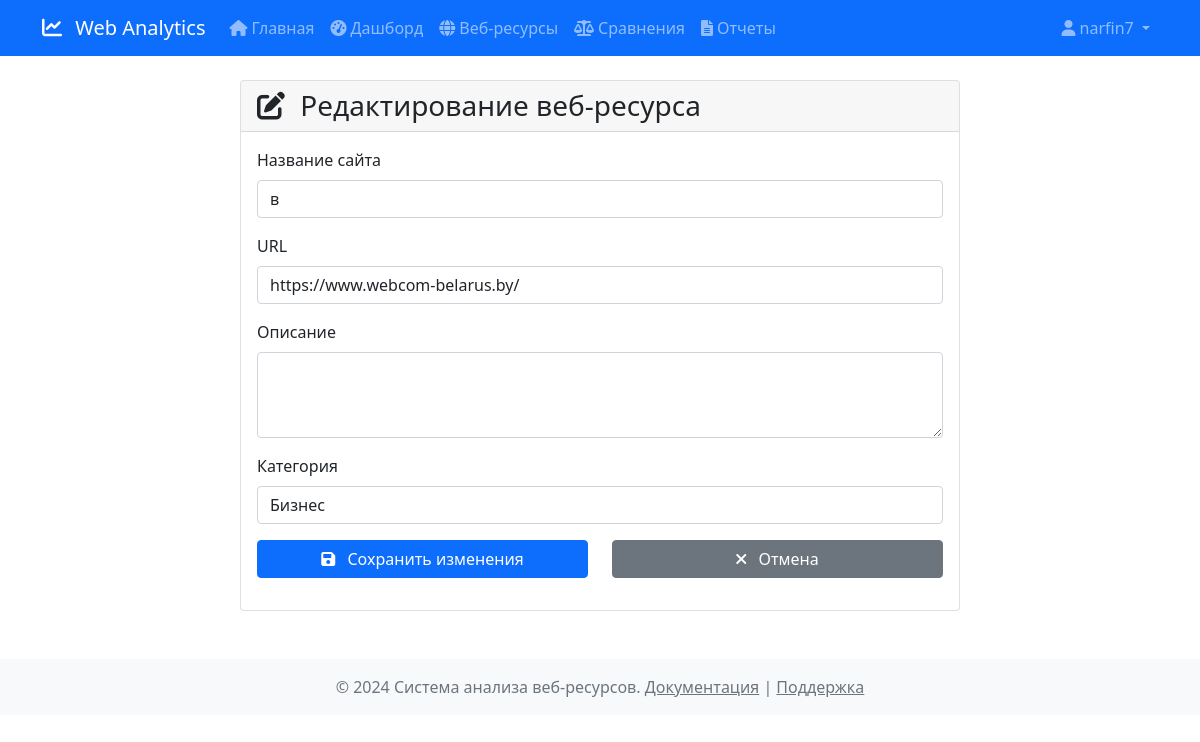
The app's page /website/2/edit (signed in) with its own data.
### models.py (models this page shows, shortened)
class User(UserMixin, db.Model):
    __tablename__ = 'users'
    id = db.Column(db.Integer, primary_key=True)
    username = db.Column(db.String(80), unique=True, nullable=False)
    email = db.Column(db.String(120), unique=True, nullable=False)
    password_hash = db.Column(db.String(255), nullable=False)
    role = db.Column(db.Enum('admin', 'analyst', 'viewer', name='user_role'), default='viewer')
    created_at = db.Column(db.TIMESTAMP, default=datetime.utcnow)
    updated_at = db.Column(db.TIMESTAMP, default=datetime.utcnow, onupdate=datetime.utcnow)
    is_active = db.Column(db.Boolean, default=True)
    websites = db.relationship('Website', backref='creator', lazy=True)
    analyses = db.relationship('Analysis', backref='user', lazy=True)
    comparisons = db.relationship('Comparison', backref='user', lazy=True)
    api_keys = db.relationship('ApiKey', backref='user', lazy=True)
    def is_admin(self):
        return self.role == 'admin'

class Website(db.Model):
    __tablename__ = 'websites'
    id = db.Column(db.Integer, primary_key=True)
    url = db.Column(db.String(2048), nullable=False)
    name = db.Column(db.String(255), nullable=False)
    description = db.Column(db.Text)
    category = db.Column(db.String(100))
    created_by = db.Column(db.Integer, db.ForeignKey('users.id'), nullable=True)
    created_at = db.Column(db.TIMESTAMP, default=datetime.utcnow)
    updated_at = db.Column(db.TIMESTAMP, default=datetime.utcnow, onupdate=datetime.utcnow)
    is_active = db.Column(db.Boolean, default=True)
    analyses = db.relationship('Analysis', backref='website', lazy=True, cascade='all, delete-orphan')

### routes/main.py (the view, shortened to what this page needs)
@main_bp.route('/website/<int:id>/edit', methods=['GET', 'POST'])
@login_required
def edit_website(id):
    website = Website.query.get_or_404(id)
    if not current_user.is_admin() and website.created_by != current_user.id:
        flash('У вас нет прав для редактирования этого ресурса', 'error')
        return redirect(url_for('main.websites'))
    return render_template('edit_website.html', website=website)

### templates/edit_website.html (shortened to what this page needs)
{% extends "base.html" %}
{% block content %}
<div class="container mt-4">
    <div class="row">
        <div class="col-lg-8 mx-auto">
            <div class="card">
                <div class="card-header">
                    <h3 class="mb-0">
                        <i class="fas fa-edit me-2"></i>
                        Редактирование веб-ресурса
                    </h3>
                </div>
                <div class="card-body">
                    <form method="POST">
                        <div class="mb-3">
                            <label for="name" class="form-label">Название сайта</label>
                            <input type="text" class="form-control" id="name" name="name"
                                   value="{{ website.name }}" required>
                        </div>
                        <div class="mb-3">
                            <label for="url" class="form-label">URL</label>
                            <input type="url" class="form-control" id="url" name="url"
                                   value="{{ website.url }}" required>
                        </div>
                        <div class="mb-3">
                            <label for="description" class="form-label">Описание</label>
                            <textarea class="form-control" id="description" name="description" rows="3">{{ website.description or '' }}</textarea>
                        </div>
                        <div class="mb-3">
                            <label for="category" class="form-label">Категория</label>
                            <select class="form-control" id="category" name="category">
                                <option value="business" {% if website.category == 'business' %}selected{% endif %}>Бизнес</option>
                            </select>
                        </div>
                        <div class="row">
                            <div class="col-md-6 mb-3">
                                <button type="submit" class="btn btn-primary w-100">
                                    <i class="fas fa-save me-2"></i>
                                    Сохранить изменения
                                </button>
                            </div>
                            <div class="col-md-6 mb-3">
                                <a href="{{ url_for('main.websites') }}" class="btn btn-secondary w-100">
                                    <i class="fas fa-times me-2"></i>
                                    Отмена
                                </a>
                            </div>
                        </div>
                    </form>
                </div>
            </div>
        </div>
    </div>
</div>
{% endblock %}

### templates/base.html (shortened to what this page needs)
<!DOCTYPE html>
<html lang="ru">
<head>
    <link href="https://cdn.jsdelivr.net/npm/bootstrap@5.1.3/dist/css/bootstrap.min.css" rel="stylesheet">
    <link href="https://cdnjs.cloudflare.com/ajax/libs/font-awesome/6.0.0/css/all.min.css" rel="stylesheet">
</head>
<body>
    <nav class="navbar navbar-expand-lg navbar-dark bg-primary">
        <div class="container">
            <a class="navbar-brand" href="{{ url_for('main.index') }}">
                <i class="fas fa-chart-line me-2"></i>
                Web Analytics
            </a>
            <div class="collapse navbar-collapse" id="navbarNav">
                <ul class="navbar-nav me-auto">
                    <li class="nav-item">
                        <a class="nav-link" href="{{ url_for('main.index') }}">
                            <i class="fas fa-home me-1"></i>Главная
                        </a>
                    </li>
                    {% if current_user.is_authenticated %}
                    <li class="nav-item">
                        <a class="nav-link" href="{{ url_for('main.dashboard') }}">
                            <i class="fas fa-tachometer-alt me-1"></i>Дашборд
                        </a>
                    </li>
                    <li class="nav-item">
                        <a class="nav-link" href="{{ url_for('main.websites') }}">
                            <i class="fas fa-globe me-1"></i>Веб-ресурсы
                        </a>
                    </li>
                    <li class="nav-item">
                        <a class="nav-link" href="{{ url_for('analysis.compare_websites') }}">
                            <i class="fas fa-balance-scale me-1"></i>Сравнения
                        </a>
                    </li>
                    <li class="nav-item">
                        <a class="nav-link" href="{{ url_for('reports.list_reports') }}">
                            <i class="fas fa-file-alt me-1"></i>Отчеты
                        </a>
                    </li>
                    {% endif %}
                </ul>
                <ul class="navbar-nav">
                    {% if current_user.is_authenticated %}
                    <li class="nav-item dropdown">
                        <a class="nav-link dropdown-toggle" href="#" id="navbarDropdown" role="button" data-bs-toggle="dropdown">
                            <i class="fas fa-user me-1"></i>{{ current_user.username }}
                        </a>
                    </li>
                    {% endif %}
                </ul>
            </div>
        </div>
    </nav>
    <main class="container my-4">
        {% block content %}{% endblock %}
    </main>
    <footer class="bg-light text-center py-3 mt-5">
        <div class="container">
            <p class="text-muted mb-0">
                © 2024 Система анализа веб-ресурсов.
                <a href="#" class="text-muted">Документация</a> |
                <a href="#" class="text-muted">Поддержка</a>
            </p>
        </div>
    </footer>
</body>
</html>

### records on screen
User: username "narfin7"
Website: name "в", url "https://www.webcom-belarus.by/"
